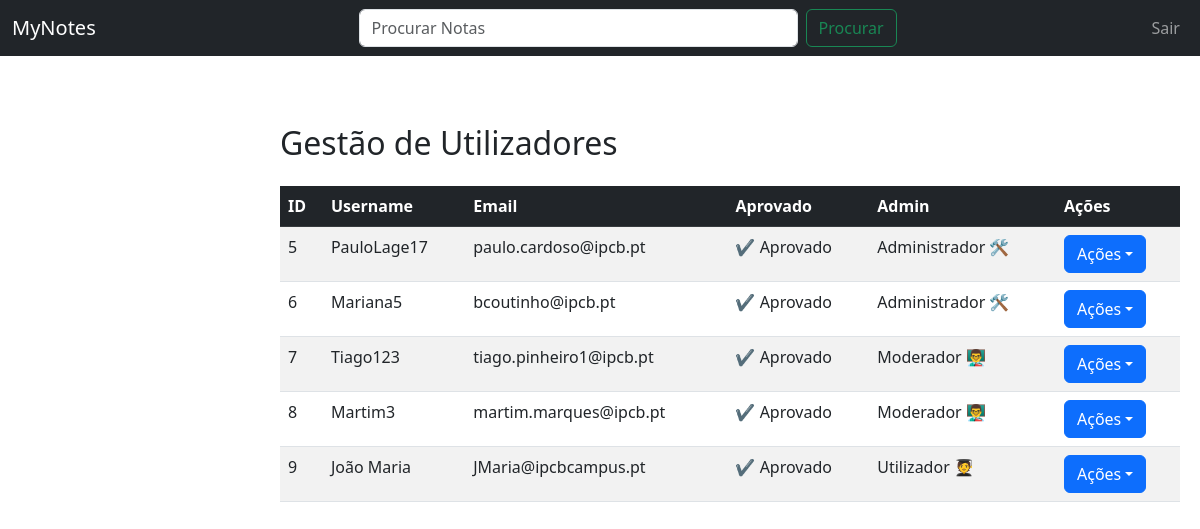
Screenshot of /MyNotes/aprovar_contas.php (signed in) with the database file from the repository.
### tables this page shows
CREATE TABLE `userdata` (
  `id` int(11) NOT NULL,
  `username` varchar(20) NOT NULL,
  `email` varchar(100) NOT NULL,
  `password` varchar(255) NOT NULL,
  `aprovado` tinyint(1) NOT NULL DEFAULT 0,
  `admin` tinyint(2) NOT NULL DEFAULT 0,
  `escola` varchar(10) DEFAULT NULL
);

### MyNotes/aprovar_contas.php (the view, shortened to what this page needs)
<?php
require_once "config.php";
$sql = "SELECT id, username, email, aprovado, admin FROM userdata";
$stmt = $conn->prepare($sql);
$stmt->execute();
$users = $stmt->fetchAll(PDO::FETCH_ASSOC);
?>
<!DOCTYPE html>
<html lang="pt">
<head>
    <link href="https://cdn.jsdelivr.net/npm/bootstrap@5.3.0/dist/css/bootstrap.min.css" rel="stylesheet">
    <link rel="stylesheet" href="styles.css">
</head>
<body>
    <nav class="navbar navbar-expand-lg navbar-dark bg-dark">
        <div class="container-fluid">
            <a class="navbar-brand" href="index.php">MyNotes</a>
            <div class="collapse navbar-collapse" id="navbarNav">
                <ul class="navbar-nav w-100 align-items-center">
                    <li class="nav-item mx-auto search-form" style="width: 50%;">
                        <form class="d-flex">
                            <input class="form-control me-2 w-100" type="search" placeholder="Procurar Notas"
                                aria-label="Search">
                            <button class="btn btn-outline-success" type="submit">Procurar</button>
                        </form>
                    </li>
                    <?php if (isset($_SESSION["user_id"])): ?>
                        <li class="nav-item"><a class="nav-link" href="logout.php">Sair</a></li>
                    <?php else: ?>
                        <li class="nav-item"><a class="nav-link" href="login.php">Login</a></li>
                    <?php endif; ?>
                </ul>
            </div>
        </div>
    </nav>
    <div class="content container mt-5">
        <h2 class="mb-4">Gestão de Utilizadores</h2>
        <table class="table table-striped">
            <thead class="table-dark">
                <tr>
                    <th>ID</th>
                    <th>Username</th>
                    <th>Email</th>
                    <th>Aprovado</th>
                    <th>Admin</th>
                    <th>Ações</th>
                </tr>
            </thead>
            <tbody>
                <?php foreach ($users as $user): ?>
                    <tr>
                        <td><?= htmlspecialchars($user['id']) ?></td>
                        <td><?= htmlspecialchars($user['username']) ?></td>
                        <td><?= htmlspecialchars($user['email']) ?></td>
                        <td><?= $user['aprovado'] ? "✔️ Aprovado" : "❌ Pendente" ?></td>
                        <td>
                            <?php
                            if ($user['admin'] == 2) {
                                echo "Administrador 🛠️";
                            } elseif ($user['admin'] == 1) {
                                echo "Moderador 👨‍🏫";
                            } else {
                                echo "Utilizador 🧑‍🎓";
                            }
                            ?>
                        </td>
                        <td>
                            <div class="dropdown">
                                <button class="btn btn-primary dropdown-toggle" type="button"
                                    data-bs-toggle="dropdown">Ações</button>
                            </div>
                        </td>
                    </tr>
                <?php endforeach; ?>
            </tbody>
        </table>
    </div>
</body>
</html>

### MyNotes/styles.css (style rules this page uses)
.content { margin-left: 260px; padding: 20px; max-width: calc(100% - 260px); }

### rows the page displays
userdata: id "5", username "PauloLage17", email "paulo.cardoso@ipcb.pt", aprovado "✔️ Aprovado", admin "Administrador 🛠️"
userdata: id "6", username "Mariana5", email "bcoutinho@ipcb.pt", aprovado "✔️ Aprovado", admin "Administrador 🛠️"
userdata: id "7", username "Tiago123", email "tiago.pinheiro1@ipcb.pt", aprovado "✔️ Aprovado", admin "Moderador 👨‍🏫"
userdata: id "8", username "Martim3", email "martim.marques@ipcb.pt", aprovado "✔️ Aprovado", admin "Moderador 👨‍🏫"
userdata: id "9", username "João Maria", email "JMaria@ipcbcampus.pt", aprovado "✔️ Aprovado", admin "Utilizador 🧑‍🎓"
